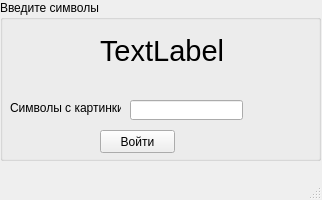
<?xml version="1.0" encoding="UTF-8"?>
<ui version="4.0">
 <class>MainWindow</class>
 <widget class="QMainWindow" name="MainWindow">
  <property name="geometry">
   <rect>
    <x>0</x>
    <y>0</y>
    <width>322</width>
    <height>200</height>
   </rect>
  </property>
  <property name="windowTitle">
   <string>MainWindow</string>
  </property>
  <widget class="QWidget" name="centralwidget">
   <widget class="QGroupBox" name="groupBox">
    <property name="geometry">
     <rect>
      <x>0</x>
      <y>0</y>
      <width>321</width>
      <height>161</height>
     </rect>
    </property>
    <property name="title">
     <string>Введите символы</string>
    </property>
    <widget class="QLineEdit" name="lineEdit">
     <property name="geometry">
      <rect>
       <x>130</x>
       <y>100</y>
       <width>113</width>
       <height>20</height>
      </rect>
     </property>
     <property name="text">
      <string/>
     </property>
    </widget>
    <widget class="QLabel" name="label">
     <property name="geometry">
      <rect>
       <x>10</x>
       <y>100</y>
       <width>111</width>
       <height>16</height>
      </rect>
     </property>
     <property name="text">
      <string>Символы с картинки</string>
     </property>
    </widget>
    <widget class="QLabel" name="label_2">
     <property name="geometry">
      <rect>
       <x>100</x>
       <y>30</y>
       <width>161</width>
       <height>41</height>
      </rect>
     </property>
     <property name="font">
      <font>
       <pointsize>22</pointsize>
      </font>
     </property>
     <property name="text">
      <string>TextLabel</string>
     </property>
    </widget>
    <widget class="QPushButton" name="pushButton">
     <property name="geometry">
      <rect>
       <x>100</x>
       <y>130</y>
       <width>75</width>
       <height>23</height>
      </rect>
     </property>
     <property name="text">
      <string>Войти</string>
     </property>
    </widget>
   </widget>
  </widget>
  <widget class="QMenuBar" name="menubar">
   <property name="geometry">
    <rect>
     <x>0</x>
     <y>0</y>
     <width>322</width>
     <height>21</height>
    </rect>
   </property>
  </widget>
  <widget class="QStatusBar" name="statusbar"/>
 </widget>
 <resources/>
 <connections/>
</ui>
